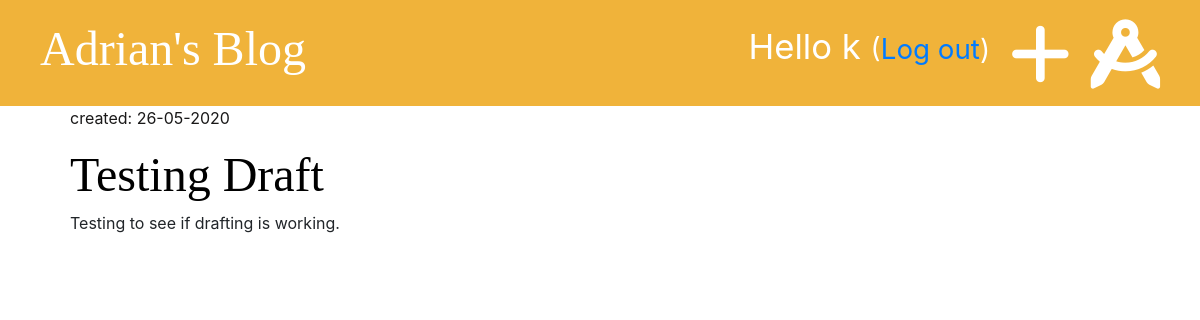
Before: /drafts/ (signed in) with the older database file.
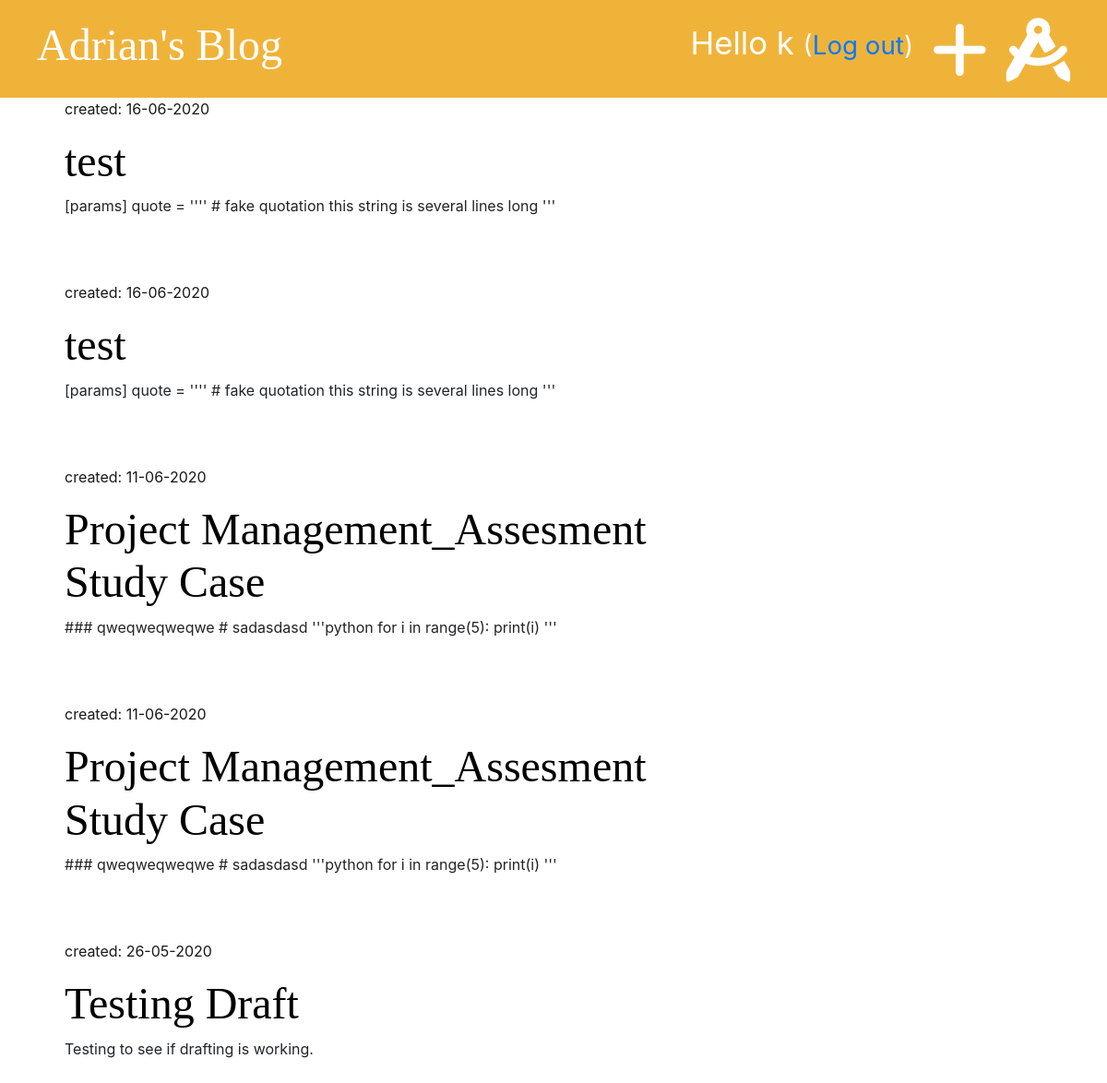
After: the same page with the newer database file.
### blog/models.py (models this page shows, shortened)
class Post(models.Model):
    author = models.ForeignKey('auth.User', on_delete=models.CASCADE)
    title = models.CharField(max_length=200)
    text = models.TextField()
    create_date = models.DateTimeField(default=timezone.now)
    published_date = models.DateTimeField(blank=True, null=True)

### blog/views.py (the view)
# urls.py: path('drafts/', views.post_draft_list, name='post_draft_list'),
@login_required
def post_draft_list(request):
    posts = Post.objects.filter(published_date__isnull=True).order_by('-create_date')
    stuff_for_frontend = {'posts': posts}
    return render(request, 'blog/post_draft_list.html', stuff_for_frontend)

### blog/templates/blog/post_draft_list.html (shortened to what this page needs)
{% extends 'blog/base.html' %}
{% block content %}
    {% for post in posts %}
        <div class="post">
            <p class="date">created: {{ post.create_date|date:'d-m-Y' }}</p>
            <h1><a href="{% url 'post_detail' pk=post.pk %}">{{ post.title }}</a></h1>
        <p>{{ post.text|truncatewords:50 }}</p>
        </div>
    {% endfor %}
{% endblock %}

Changed rows visible on the page:
added Post: create_date "16-06-2020", title "test", text "[params] quote = '''' # fake quotation this string is several lines long '''"
added Post: create_date "16-06-2020", title "test", text "[params] quote = '''' # fake quotation this string is several lines long '''"
added Post: create_date "11-06-2020", title "Project Management_Assesment Study Case", text "### qweqweqweqwe # sadasdasd '''python for i in range(5): print(i) '''"
added Post: create_date "11-06-2020", title "Project Management_Assesment Study Case", text "### qweqweqweqwe # sadasdasd '''python for i in range(5): print(i) '''"
